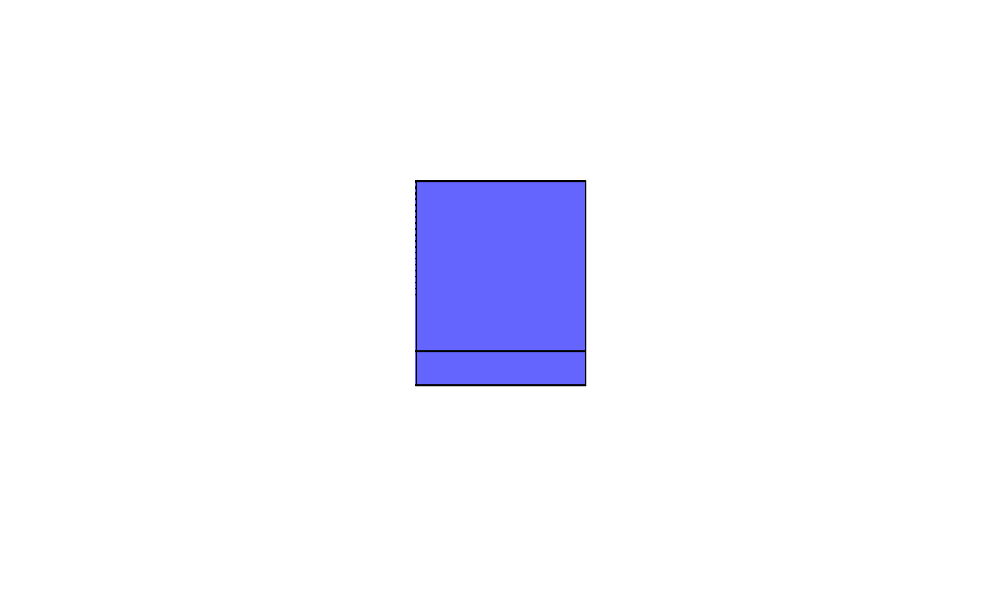
Frame 1 (no input)
Frame 60 (the mouse pressed at the canvas centre just before this capture): identical to frame 1, image omitted
Frame 120 (the mouse held since frame 60 and released just before this capture): identical to frame 1, image omitted

The Processing sketch that drew this single still picture (run headless with seeded random() and noise(); from frame 60 on, the mouse is pressed at the canvas centre):

// Processing sketch: zBuffer
// ── zBuffer.pde
int windowX=1000,windowY=600;
int windowBuffer[][][];
void settings(){
    size(windowX,windowY);
    windowBuffer=new int[windowX][windowY][4];
}
void setup(){
  for(int i=0;i<windowX;i++){
    for(int j=0;j<windowY;j++){
        windowBuffer[i][j][0]=-1;
    }
  }
}
void windowShow(){
  for(int i=0;i<windowX;i++){
    for(int j=0;j<windowY;j++){
        if(windowBuffer[i][j][0]<0)continue;
        strokeWeight(0);
        stroke(windowBuffer[i][j][1],windowBuffer[i][j][2],windowBuffer[i][j][3]);
        fill(windowBuffer[i][j][1],windowBuffer[i][j][2],windowBuffer[i][j][3]);
        rect(i, windowY-j,1,1);
        windowBuffer[i][j][0]=-1;
    }
  }
}
void addBuffer(float newX,float newY,float newZ,int r,int g,int b){
    if(newZ<1 && newZ>=0)newZ=1;
    int x=int(newX*600/newZ)+windowX/2;
    int y=int(newY*600/newZ)+windowY/2;
    int z=int(newZ);
    if(x<0 || x>=windowX || y<0 || y>=windowY || z<0)return;
    if(windowBuffer[x][y][0]>=0 && z>windowBuffer[x][y][0])return;
    windowBuffer[x][y][0]=z;
    windowBuffer[x][y][1]=r;
    windowBuffer[x][y][2]=g;
    windowBuffer[x][y][3]=b;
}
Cube cube=new Cube(0,0,200,50);
Cube cube2=new Cube(0,10,200,50);
float timer=0;
void draw(){
  frameRate(20);
  background(255);
  float moveSpeed=2;
  if(key=='r')cube.xyAngle+=0.06;
  if(key=='q')cube.yzAngle+=0.06;
  if(key=='e')cube.zxAngle+=0.06;
  if(key=='w')cube.z+=moveSpeed;
  if(key=='a')cube.x-=moveSpeed;
  if(key=='s')cube.z-=moveSpeed;
  if(key=='d')cube.x+=moveSpeed;
  if(key==' ')cube.y+=moveSpeed;
  if(keyCode==SHIFT)cube.y-=moveSpeed;
  cube.show();
  cube2.show();
  windowShow();
}
class Cube{
  float surfaces[][][]={
    {{0.5,0.5,0.5},{0.5,0.5,-0.5},{-0.5,0.5,-0.5},{-0.5,0.5,0.5}},
    {{0.5,-0.5,0.5},{0.5,-0.5,-0.5},{-0.5,-0.5,-0.5},{-0.5,-0.5,0.5}},
    {{0.5,0.5,0.5},{0.5,0.5,-0.5},{0.5,-0.5,-0.5},{0.5,-0.5,0.5}},
    {{0.5,0.5,-0.5},{-0.5,0.5,-0.5},{-0.5,-0.5,-0.5},{0.5,-0.5,-0.5}},
    {{-0.5,0.5,-0.5},{-0.5,0.5,0.5},{-0.5,-0.5,0.5},{-0.5,-0.5,-0.5}},
    {{0.5,0.5,0.5},{-0.5,0.5,0.5},{-0.5,-0.5,0.5},{0.5,-0.5,0.5}},
  };
  float zxAngle,yzAngle,xyAngle;
  float x,y,z;
  float size;
  Cube(float newx,float newy,float newz,float len){
    x=newx;
    y=newy;
    z=newz;
    for(int i=0;i<surfaces.length;i++){
      for(int j=0;j<surfaces[0].length;j++){
        for(int k=0;k<3;k++){
          surfaces[i][j][k]*=len;
        }
      }
    }
    xyAngle=0;
    zxAngle=0;
    yzAngle=0;
    size=len;
  }
  void show(){
    if(z<=size)return;
    float adding[][]={{-0.5,0,-0.5},{-0.5,0,-0.5},{0,-0.5,-0.5},{-0.5,-0.5,0},{0,-0.5,0.5},{-0.5,-0.5,0}};
    float mul=z/400;
    for(int i=0;i<6;i++){
        for(int j=0;j<3;j++){
            adding[i][j]*=mul;
        }
    }
    for(int i=0;i<6;i++){
        float position[]=new float[3];
        float range[]=new float[3];
        for(int j=0;j<3;j++)range[j]=abs(surfaces[i][2][j]-surfaces[i][0][j]);
        float added[]=new float[3];
        for(added[0]=0;abs(added[0])<=range[0];added[0]+=adding[i][0]){
            for(added[1]=0;abs(added[1])<=range[1];added[1]+=adding[i][1]){
                for(added[2]=0;abs(added[2])<=range[2];added[2]+=adding[i][2]){
                    for(int j=0;j<3;j++)position[j]=surfaces[i][0][j]+added[j];
                    position=rotateZX(rotateYZ(rotateXY(position,xyAngle),yzAngle),zxAngle);
                    position[0]+=x;
                    position[1]+=y;
                    position[2]+=z;
                    int r=100,g=100,b=255;
                    for(int j=0;j<3;j++){
                        if(abs(added[j]+2*adding[i][j])>range[j]||abs(added[j])<abs(2*adding[i][j])){
                            r=0;
                            g=0;
                            b=0;
                        }
                    }
                    addBuffer(position[0],position[1],position[2],r,g,b);
                    if(adding[i][2]==0)break;
                }
                if(adding[i][1]==0)break;
            }
            if(adding[i][0]==0)break;
        }
    }
  }
}

float[] rotateXY(float[] position,float angle){
  float rotated[]=new float[3];
  rotated[0]=position[0]*cos(angle)-position[1]*sin(angle);
  rotated[1]=position[0]*sin(angle)+position[1]*cos(angle);
  rotated[2]=position[2];
  return rotated;
}
float[] rotateYZ(float[] position,float angle){
  float rotated[]=new float[3];
  rotated[0]=position[0];
  rotated[1]=position[1]*cos(angle)-position[2]*sin(angle);
  rotated[2]=position[1]*sin(angle)+position[2]*cos(angle);
  return rotated;
}
float[] rotateZX(float[] position,float angle){
  float rotated[]=new float[3];
  rotated[0]=position[0]*cos(angle)-position[2]*sin(angle);
  rotated[1]=position[1];
  rotated[2]=position[0]*sin(angle)+position[2]*cos(angle);
  return rotated;
}

void keyReleased(){
  key='\0';
  keyCode=0;
}
